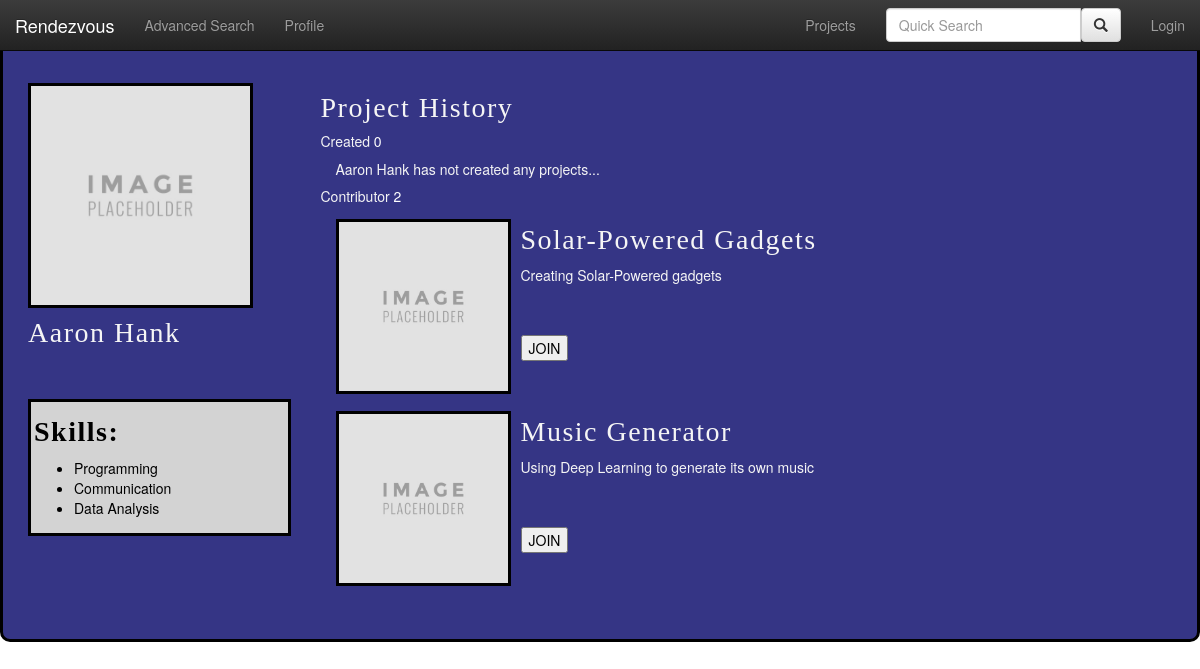
/rendezvous/user/f11fedd96c644d35bb0eb9a96d84827e/, run on the app's committed database.
### rendezvous/models.py (models this page shows, shortened)
class Profile(models.Model):
    account = models.OneToOneField(User, on_delete=models.CASCADE, null = True)
    name = models.CharField(max_length=50)
    id = models.UUIDField(primary_key=True, default=uuid.uuid4, help_text="unique way to identify each user.")
    email = models.CharField(max_length=50)
    relevant_skills = models.ManyToManyField(Skill, help_text="Select one of your relevant skills.")
    projects_owned = models.ManyToManyField('Project', blank = True, help_text="Select a project that this user owns.")

class Skill(models.Model):
    name = models.CharField(max_length=50, help_text="Enter a unique skill (e.g. programming, dancing, etc.)")
    def __str__(self):
        return self.name

class Project(models.Model):
    name = models.CharField(max_length=100)
    id = models.UUIDField(primary_key=True, default=uuid.uuid4, help_text="unique way to identify each project.")
    owner = models.ForeignKey('Profile', on_delete=models.SET_NULL, null=True, related_name='owner')
    description = models.CharField(max_length=500)
    tags = models.ManyToManyField(Tag, help_text="Select relevant tags so users can find your project.")
    skills_desired = models.ManyToManyField(Skill, help_text="Select one of the relevant skills that you are looking for.")
    events = models.ManyToManyField(Event, blank=True)
    location = models.ForeignKey('Location', on_delete=models.SET_NULL, null=True)
    contributors = models.ManyToManyField(Profile, blank=True, help_text="User that is contributing to this project.")
    date_created = models.DateField(null=True, blank=True)
    date_completed = models.DateField(null=True, blank=True)

### rendezvous/views.py (the view)
# urls.py: url(r'user/(?P<id>[\d\w]+)/$', views.profile, name='view-user-profile'),
def profile(request, id):
    user = Profile.objects.get(id=id)
    user_name = user.name
    user_skills = user.relevant_skills.all()
    proj_created = user.projects_owned.order_by('-date_created')
    num_proj_created = proj_created.count()
    proj_contributed = user.project_set.all()
    num_proj_contributed = proj_contributed.count()
    return render(
        request, 'profile.html',
        context={'user_name': user_name, 'user_skills': user_skills, 'proj_created': proj_created,
                 'num_proj_created': num_proj_created, 'proj_contributed': proj_contributed,
                 'num_proj_contributed': num_proj_contributed, 'id': id}
    )

### rendezvous/templates/profile.html (shortened to what this page needs)
{% extends "base_generic.html" %}
{% load static %}
{% block stylesheets %}
    <link rel="stylesheet" href="{% static 'css/profile.css' %}">
{% endblock %}
{% block content %}
<div class="jumbotron">
  <div class="container">
      <div class="row">
        <div class="col-md-3">
          <img class="profile-im" src="{% static  'img/image-placeholder-500x500.jpg' %}">
          <h4>{{ user_name }}</h4>
          <div class="skills">
            <h4><strong>Skills:</strong></h4>
            {% if user_skills %}
              <ul>
                {% for skill in user_skills %}
                  <li>{{ skill }}</li>
                {% endfor %}
              </ul>
            {% endif %}
          </div>
        </div>
        <div class="col-md-9">
          <h4>Project History</h4>
          <h5>Created  <span class="num-projects">{{ num_proj_created }}</span></h5>
            {% if proj_created %}
              {% for project in proj_created %}
                <div class="container">
                  <img class="project-im" src="{% static  'img/image-placeholder-500x500.jpg' %}">
                  <h4 class="project-name">{{ project.name }}</h4>
                  {% if project.date_completed %}
                    <h5><em>completed {{ project.date_completed }}</em></h5>
                  {% else %}
                    <h5><em>created {{ project.date_created }}</em></h5>
                  {% endif %}
                  <div class="description">{{ project.description }}</div>
                  <button type="button" class="join">JOIN</button>
                </div>
              {% endfor %}
            {% else %}
              <div class="container">{{ user_name }} has not created any projects...</div>
            {% endif %}
          <h5>Contributor  <span class="num-projects">{{ num_proj_contributed }}</span></h5>
            {% if proj_contributed %}
              {% for project in proj_contributed %}
                <div class="container">
                  <img class="project-im" src="{% static  'img/image-placeholder-500x500.jpg' %}">
                  <h4 class="project-name">{{ project.name }}</h4>
                  <div class="description">{{ project.description }}</div>
                  <button type="button" class="join">JOIN</button>
                </div>
              {% endfor %}
            {% else %}
              <div class="container">{{ user_name }} has not contributed to any projects ...</div>
            {% endif %}
        </div>
      </div>
  </div>
</div>
{% endblock %}

### rendezvous/static/css/profile.css (style rules this page uses)
h4 { font-family: bodyfont; font-size: 200%; letter-spacing: 1.5px; }
body { color: whitesmoke; }
button { color: black; }
.join { margin: 50px 0px 0px 0px; }
.profile-im { width: 225px; height: 225px; border: 3px solid black; }
.project-im { width: 175px; height: 175px; float: left; margin: 4px 10px 3px 0px; border: 3px solid black; }
.skills { margin-top: 50px; padding: 5px 0px 5px 3px; color: black; background-color: lightgray; border: 3px solid black; }
.row { padding-top: 50px; }
.jumbotron { background-color: #353585; border: 3px solid black; border-radius: 10px; padding: 10px 10px 30px 10px; margin: 10px 0px 10px 0px; }
.container { margin: 10px 0px 10px 0px; }
.num-projects { background-color: #353585; color: white; font-weight: 200; }

### data on the page
Profile: name "Aaron Hank"
Skill: name "Programming"
Skill: name "Communication"
Skill: name "Data Analysis"
Project: name "Solar-Powered Gadgets", description "Creating Solar-Powered gadgets"
Project: name "Music Generator", description "Using Deep Learning to generate its own music"

### other printed values
{{ num_proj_created }} "0"
{{ num_proj_contributed }} "2"
